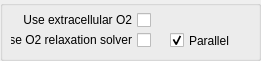
           <widget class="QGroupBox" name="groupBox_O2solver">
            <property name="geometry">
             <rect>
              <x>290</x>
              <y>170</y>
              <width>261</width>
              <height>61</height>
             </rect>
            </property>
            <property name="title">
             <string/>
            </property>
            <widget class="QMyCheckBox" name="cbox_USE_PAR_RELAX">
             <property name="geometry">
              <rect>
               <x>170</x>
               <y>30</y>
               <width>71</width>
               <height>21</height>
              </rect>
             </property>
             <property name="text">
              <string>Parallel</string>
             </property>
             <property name="checked">
              <bool>true</bool>
             </property>
            </widget>
            <widget class="QMyCheckBox" name="cbox_USE_RELAX">
             <property name="geometry">
              <rect>
               <x>10</x>
               <y>30</y>
               <width>141</width>
               <height>20</height>
              </rect>
             </property>
             <property name="layoutDirection">
              <enum>Qt::RightToLeft</enum>
             </property>
             <property name="text">
              <string>Use O2 relaxation solver</string>
             </property>
            </widget>
            <widget class="QMyCheckBox" name="cbox_USE_EXTRA">
             <property name="geometry">
              <rect>
               <x>20</x>
               <y>10</y>
               <width>131</width>
               <height>20</height>
              </rect>
             </property>
             <property name="layoutDirection">
              <enum>Qt::RightToLeft</enum>
             </property>
             <property name="text">
              <string>Use extracellular O2</string>
             </property>
             <property name="checked">
              <bool>false</bool>
             </property>
            </widget>
           </widget>
